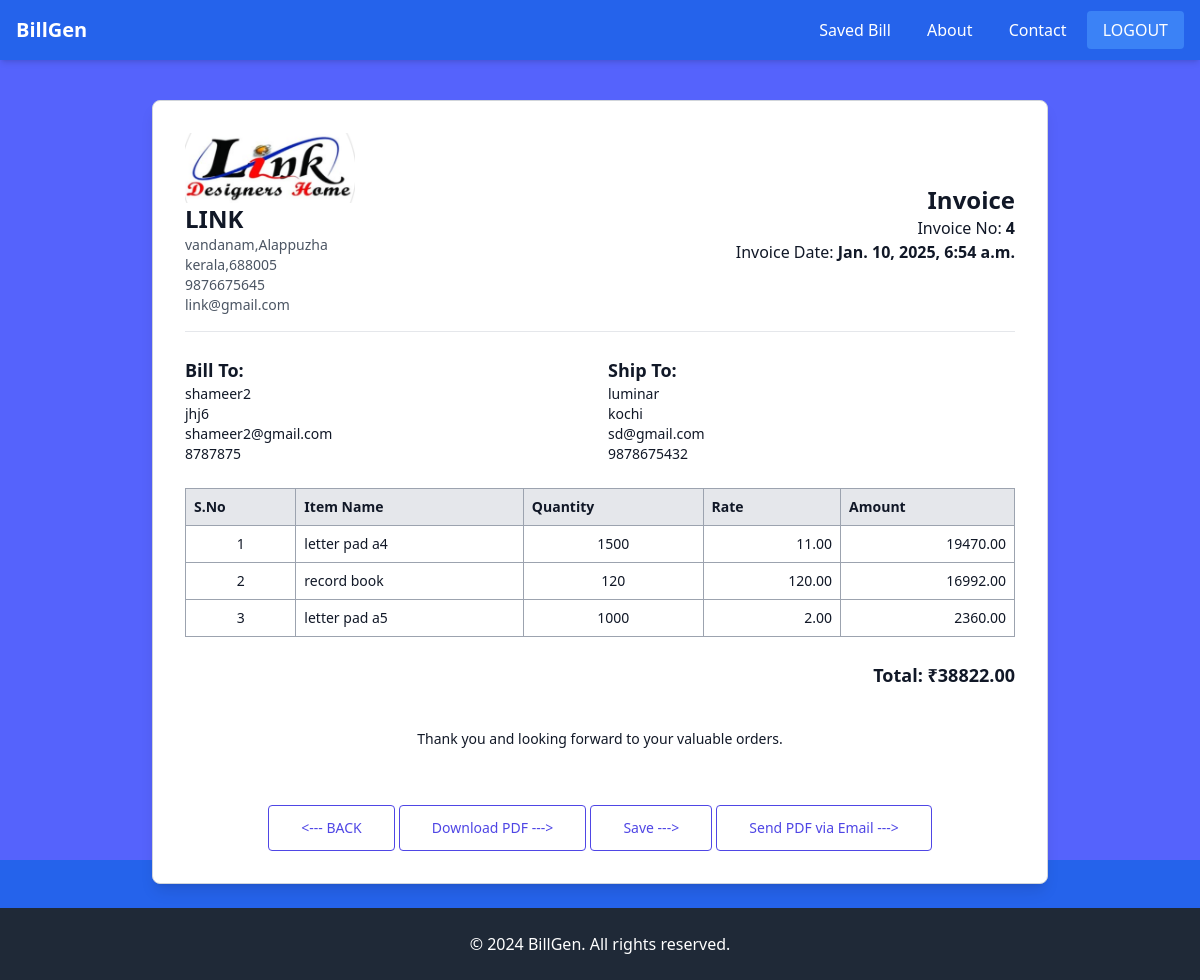
The app's page /invoice/4/ (signed in) with its own data.
### billapp/models.py (models this page shows, shortened)
class Company(models.Model):
    company_obj=models.OneToOneField(User,on_delete=models.CASCADE,related_name="company")
    company_logo=models.ImageField(upload_to="company_logo",null=True,blank=True)
    company_name=models.CharField(max_length=100)
    registration_number = models.CharField(max_length=50,null=True,blank=True)
    company_address=models.TextField()
    city = models.CharField(max_length=100)
    state = models.CharField(max_length=100)
    country = models.CharField(max_length=100,null=True,blank=True)
    postal_code = models.CharField(max_length=20)
    company_mobile=models.CharField(max_length=12)
    company_email=models.EmailField()
    website = models.URLField(blank=True, null=True)
    company_GSTIN=models.CharField(max_length=20,null=True,blank=True)
    established_date = models.DateField(null=True,blank=True)
    active = models.BooleanField(default=True,null=True,blank=True)

class Receiver(models.Model):
    receiver_obj = models.ForeignKey(Company, on_delete=models.CASCADE, related_name='receivers')  # Linking to Company
    receiver_name = models.CharField(max_length=100)  # Receiver Name
    receiver_address = models.TextField()  # Receiver Address
    receiver_city = models.CharField(max_length=100,null=True,blank=True)  # City
    receiver_state = models.CharField(max_length=100)  # State
    receiver_country = models.CharField(max_length=100, default="India",null=True,blank=True)  # Country (default to India)
    receiver_postal_code = models.CharField(max_length=10, blank=True, null=True)  # Postal Code
    receiver_mobile = models.CharField(max_length=15,null=True,blank=True)  # Mobile Number
    receiver_alternate_phone = models.CharField(max_length=15, blank=True, null=True)  # Alternate Phone Number
    receiver_email = models.EmailField()  # Email Address
    receiver_GSTIN = models.CharField(max_length=20, blank=True, null=True, help_text="GST Identification Number")
    receiver_pan = models.CharField(max_length=10, blank=True, null=True, help_text="PAN Number")
    is_active = models.BooleanField(default=True,null=True,blank=True)  # Status: Active/Inactive
    created_at = models.DateTimeField(default=now, editable=False,null=True,blank=True)  # Timestamp for creation
    updated_at = models.DateTimeField(auto_now=True,null=True,blank=True)  # Timestamp for last update
    class Meta:
        verbose_name = "Receiver"
        verbose_name_plural = "Receivers"
        ordering = ['receiver_name']

class ShipTo(models.Model):
    ship_obj = models.ForeignKey(Company, on_delete=models.CASCADE, related_name='shipments')  # Linking to Company
    shipping_name = models.CharField(max_length=100)  # Recipient Name
    shipping_address = models.TextField()  # Full Shipping Address
    shipping_city = models.CharField(max_length=100,null=True,blank=True)  # City
    shipping_state = models.CharField(max_length=100,null=True,blank=True)  # State
    shipping_country = models.CharField(max_length=100, default="India",null=True,blank=True)  # Country
    shipping_postal_code = models.CharField(max_length=10, blank=True, null=True)  # Postal Code
    shipping_mobile = models.CharField(max_length=15,null=True,blank=True)  # Primary Mobile Number
    shipping_alternate_phone = models.CharField(max_length=15, blank=True, null=True)  # Alternate Phone Number
    shipping_email = models.EmailField()  # Email Address
    shipping_instructions = models.TextField(blank=True, null=True, help_text="Special instructions for delivery")
    is_active = models.BooleanField(default=True,null=True,blank=True)  # Status: Active/Inactive
    created_at = models.DateTimeField(default=now, editable=False,null=True,blank=True)  # Timestamp for creation
    updated_at = models.DateTimeField(auto_now=True,null=True,blank=True)  # Timestamp for last update
    class Meta:
        verbose_name = "Ship To"
        verbose_name_plural = "Ship To"
        ordering = ['shipping_name']

class Item(models.Model):
    items_obj = models.ForeignKey(Company, on_delete=models.CASCADE, related_name='items')  # Linking to Company
    si_no = models.PositiveIntegerField(null=True)  # Serial Number
    items = models.CharField(max_length=255)  # Item Name
    description = models.TextField(blank=True, null=True)  # Item Description
    quantity = models.PositiveIntegerField()  # Quantity of Items
    unit = models.CharField(max_length=50, choices=[
        ('pcs', 'Pieces'),
        ('kg', 'Kilograms'),
        ('ltr', 'Liters'),
        ('box', 'Box'),
        ('doz', 'Dozen'),
    ], default='pcs')  # Unit of Measurement
    rate = models.DecimalField(max_digits=10, decimal_places=2)  # Unit Rate
    discount = models.DecimalField(max_digits=5, decimal_places=2, default=0.0, help_text="Discount in %")  # Discount Percentage
    tax_option = [
        ('18', 'GST'),
        ('0', 'No Tax'),
    ]
    tax = models.CharField(max_length=50, choices=tax_option, default='None')  # Tax Type
    tax_rate = models.DecimalField(max_digits=5, decimal_places=2, default=0.0, help_text="Tax rate in %")  # Tax Rate
    stock = models.PositiveIntegerField(default=0, help_text="Current stock available")  # Stock Tracking
    amount = models.DecimalField(max_digits=12, decimal_places=2,null=True,blank=True)  # Total Amount
    created_at = models.DateTimeField(default=now, editable=False)  # Timestamp for creation
    updated_at = models.DateTimeField(auto_now=True)  # Timestamp for last update

### billapp/views.py (the view)
# urls.py: path("invoice/<int:pk>/",views.Invoice.as_view(),name="invoice"),
@method_decorator(decs, name='dispatch')
class Invoice(View):
    template_name = "invoice.html"
    def get(self, request, *args, **kwargs):
        id = kwargs.get('pk')  # Retrieve the id from the URL parameters
        comp_dtl = Company.objects.get(company_obj=request.user)
        items = Item.objects.filter(items_obj=request.user.company)
        receiver = Receiver.objects.filter(receiver_obj=request.user.company).get(id=id)
        shipto = ShipTo.objects.filter(ship_obj=request.user.company).get(id=id)
        total_amount = sum(item.amount for item in items)
        return render(request, self.template_name, {
            "data": items,
            "receiver_data": receiver,
            "shipto_data": shipto,
            "comp_dtl": comp_dtl,
            "total_amount": total_amount  # Pass the total amount to the template context
        })

### billapp/templates/invoice.html (shortened to what this page needs)
{%extends 'base.html'%}
{%block main_block%}
</head>
<body class=" bg-gray-100 py-10">
    <form action="{%url 'add-to-save' pk=shipto_data.id%}" method="post">
        <div class="mt-10  page max-w-4xl mx-auto bg-white p-8 shadow-lg rounded-lg border border-gray-300">
            <div class="flex justify-between items-center border-b pb-4">
                <div>
                    {% if comp_dtl.company_logo %}
                    <img src="{{comp_dtl.company_logo.url}}" id="mainImage" class="w-4/4 h-4/4 " style="height: 70px;">
                    {%endif%}
                    <h1 class="text-2xl font-bold">{{comp_dtl.company_name}}</h1>
                    <p class="text-sm text-gray-600">{{comp_dtl.company_address}},{{comp_dtl.city}}</p>
                    <p class="text-sm text-gray-600">{{comp_dtl.state}},{{comp_dtl.postal_code}}</p>
                    <p class="text-sm text-gray-600">{{comp_dtl.company_mobile}}</p>
                    <p class="text-sm text-gray-600">{{comp_dtl.company_email}}</p>
                </div>
                <div class="text-right">
                    <h2 class="text-2xl font-bold">Invoice</h2>
                    <p>Invoice No: <strong>{{receiver_data.id}}</strong></p>
                    <p>Invoice Date: <strong>{{receiver_data.created_at}}</strong></p>
                </div>
            </div>
            <div class="grid grid-cols-2 gap-4 mt-6">
                <div>
                    <h3 class="text-lg font-semibold">Bill To:</h3>
                    {% if receiver_data %}
                    <p class="text-sm">{{ receiver_data.receiver_name }}</p>
                    <p class="text-sm">{{ receiver_data.receiver_address }}</p>
                    <p class="text-sm">{{ receiver_data.receiver_email }}</p>
                    <p class="text-sm">{{ receiver_data.receiver_mobile }}</p>
                    {% else %}
                    <p class="text-sm text-gray-600">No receiver data available</p>
                    {% endif %}
                </div>
                <div>
                    <h3 class="text-lg font-semibold">Ship To:</h3>
                    {% if shipto_data %}
                    <p class="text-sm">{{ shipto_data.shipping_name }}</p>
                    <p class="text-sm">{{ shipto_data.shipping_address }}</p>
                    <p class="text-sm">{{ shipto_data.shipping_email }}</p>
                    <p class="text-sm">{{ shipto_data.shipping_mobile }}</p>
                    {% else %}
                    <p class="text-sm text-gray-600">No shipto data available</p>
                    {% endif %}
                </div>
            </div>
            <table class="w-full mt-6 border border-gray-400 text-sm">
                <thead>
                    <tr class="bg-gray-200 text-left">
                        <th class="p-2 border border-gray-400">S.No</th>
                        <th class="p-2 border border-gray-400">Item Name</th>
                        <th class="p-2 border border-gray-400">Quantity</th>
                        <th class="p-2 border border-gray-400">Rate</th>
                        <th class="p-2 border border-gray-400">Amount</th>
                    </tr>
                </thead>
                <tbody>
                    {% if data %}
                    {% for item in data %}
                    <tr>
                        <td class="p-2 border border-gray-400 text-center">{{ forloop.counter }}</td>
                        <td class="p-2 border border-gray-400">{{ item.items|default:"0" }}</td>
                        <td class="p-2 border border-gray-400 text-center">{{ item.quantity|default:"0" }}</td>
                        <td class="p-2 border border-gray-400 text-right">{{ item.rate|default:"0" }}</td>
                        <td class="p-2 border border-gray-400 text-right">{{ item.amount|default:"0" }}</td>
                    </tr>
                    {% endfor %}
                    {% else %}
                    <tr>
                        <td colspan="5" class="p-2 border border-gray-400 text-center">No items available</td>
                    </tr>
                    {% endif %}
                </tbody>
            </table>
            <div class="mt-6 text-right">
                <p class="text-lg font-semibold">Total: ₹{{ total_amount|default:"0" }}</p>
            </div>
            <div class="mt-10">
                <p class="text-sm mt-2 text-center">Thank you and looking forward to your valuable orders.</p>
            </div>
            <div class="row mt-4 text-center">
                <a class="mt-10 inline-flex items-center gap-2 rounded border border-indigo-600 px-8 py-3 text-indigo-600 hover:bg-indigo-600 hover:text-white focus:outline-none focus:ring active:bg-indigo-500"
                    href="{% url 'generate-bill' pk=receiver_data.id %}">
                    <span class="text-sm font-medium"> <--- BACK </span>
                </a>
                <a class="col-md-4 mt-10 inline-flex items-center gap-2 rounded border border-indigo-600 px-8 py-3 text-indigo-600 hover:bg-indigo-600 hover:text-white focus:outline-none focus:ring active:bg-indigo-500"
                    href="{% url 'generate_items_pdf' pk=receiver_data.id %}">
                    <span class="text-sm font-medium"> Download PDF ---> </span>
                </a>
                <button type="submit" class="col-md-4 mt-10 inline-flex items-center gap-2 rounded border border-indigo-600 px-8 py-3 text-indigo-600 hover:bg-indigo-600 hover:text-white focus:outline-none focus:ring active:bg-indigo-500">
                    <span class="text-sm font-medium"> Save ---> </span>
                </button>
                <a class="col-md-4 mt-10 inline-flex items-center gap-2 rounded border border-indigo-600 px-8 py-3 text-indigo-600 hover:bg-indigo-600 hover:text-white focus:outline-none focus:ring active:bg-indigo-500"
                    href="{% url 'send_items_email' pk=receiver_data.id %}">
                    <span class="text-sm font-medium"> Send PDF via Email ---> </span>
                </a>
            </div>
        </div>
    </form>
</body>
{%endblock%}

### records on screen
Company: company_logo (picture), company_name "LINK", company_address "vandanam", city "Alappuzha", state "kerala", postal_code "688005", company_mobile "9876675645", company_email "link@gmail.com"
Receiver: id "4", created_at "Jan. 10, 2025, 6:54 a.m.", receiver_name "shameer2", receiver_address "jhj6", receiver_email "shameer2@gmail.com", receiver_mobile "8787875"
ShipTo: shipping_name "luminar", shipping_address "kochi", shipping_email "sd@gmail.com", shipping_mobile "9878675432"
Item: items "letter pad a4", quantity "1500", rate "11.00", amount "19470.00"
Item: items "record book", quantity "120", rate "120.00", amount "16992.00"
Item: items "letter pad a5", quantity "1000", rate "2.00", amount "2360.00"

### other values on screen
{{ total_amount|default:"0" }} "38822.00"
